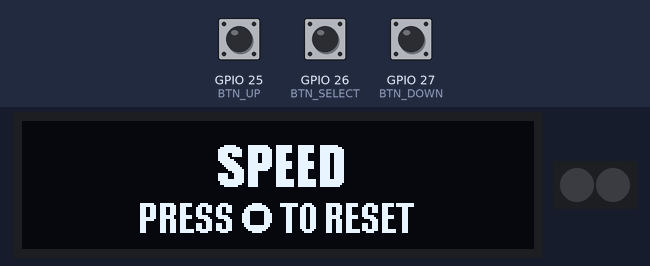
The sketch below on a simulated ESP32. Parts: 256×64 one-colour display, 2 RGB LEDs in strip order, left to right. Inputs (shaded band) come from the test bench; at power-on: GPIO 27 (BTN_DOWN) HIGH, GPIO 25 (BTN_UP) HIGH, GPIO 26 (BTN_SELECT) HIGH. What the sketch prints to the serial monitor is not drawn.

Above: at 8.9 s.
9.0 s: GPIO 27 (BTN_DOWN) pulled LOW for 1 s
At 10.7 s:
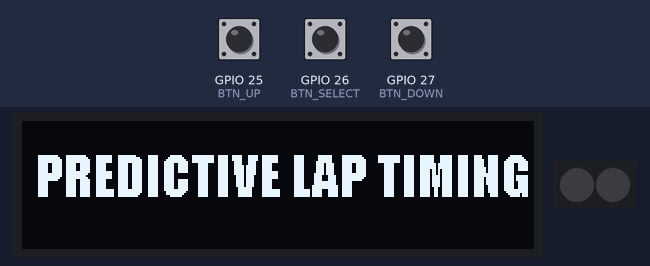
13.0 s: GPIO 25 (BTN_UP) pulled LOW for 0.15 s
At 16.0 s:
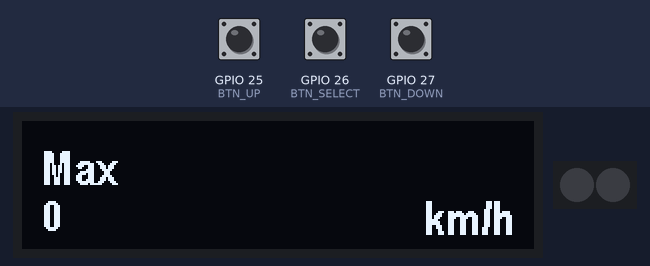
16.1 s: GPIO 27 (BTN_DOWN) pulled LOW for 3.2 s
At 19.7 s:
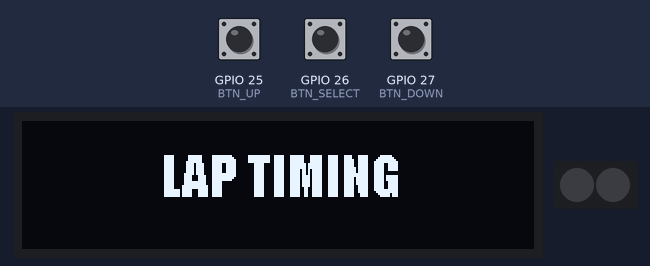
22.3 s: GPIO 27 (BTN_DOWN) pulled LOW for 1 s
At 24.6 s:
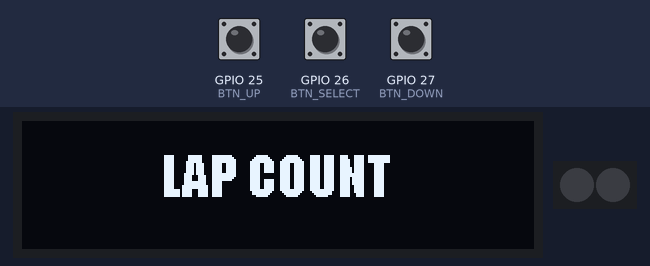
26.3 s: GPIO 27 (BTN_DOWN) pulled LOW for 0.15 s
At 27.6 s:
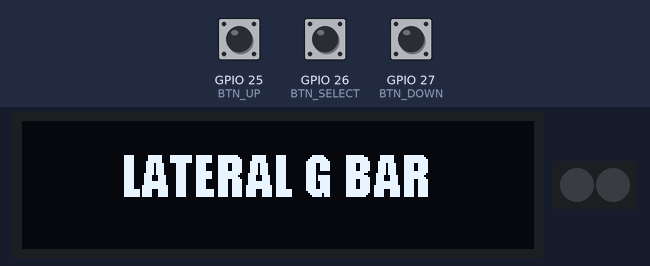
29.4 s: GPIO 27 (BTN_DOWN) pulled LOW for 0.15 s
At 30.5 s:
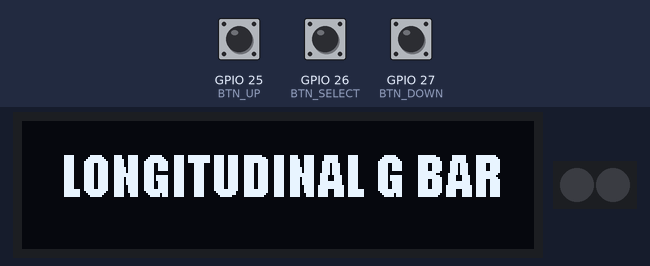
Timing chart, 0 to 32.4 s (numbered marks = the images above; inputs shaded):
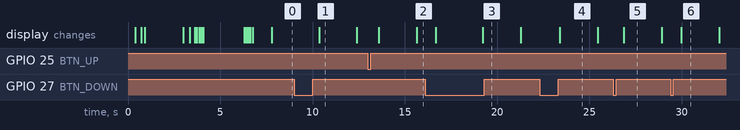

Measured:
- after the input at 9.0 s, the display: changes after 1.4 s (image 1)
- after the input at 13.0 s, the display: first changes after 0.60 s (image 2 shows a later state)
- after the input at 16.1 s, the display: first changes after 0.56 s (image 3 shows a later state)
- after the input at 22.3 s, the display: changes after 1.1 s (image 4)
- after the input at 26.3 s, the display: changes after 0.57 s (image 5)
- after the input at 29.4 s, the display: changes after 0.59 s (image 6)
- what the display in image 1 shows lasts 2.0 s, from 10.4 s to 12.4 s

The sketch:

racelogic-esp32.ino
```cpp
/*

'<'+
truncate([SpeedLocal]) +'\t'+
truncate([MaxSpeedLocal]) +'\t'+
format([CurrentLapTime],'mm\\"ss"\'"fff') + '\t'+
format([CurrentLap],'000') + '\t'+
format([CompletedLaps],'000') + '\t'+
isnull([PersistantTrackerPlugin.AllTimeBestLiveDeltaSeconds],0) +'\t'+
isnull([PersistantTrackerPlugin.AllTimeBestLiveDeltaProgressSeconds],0) +'\t'+
[GameRawData.Physics.PacketId] + '>\n'

 */

/* CONFIG */
#define BTN_DOWN 27
#define BTN_SELECT 26
#define BTN_UP 25
#define LED_PIN 16

#include <Adafruit_NeoPixel.h>
#include <Arduino.h>
#include <U8g2lib.h>

#include "fonts/ArialNB18.h"
#include "fonts/ArialNB8.h"
#include "fonts/impact14.h"
#include "fonts/impact19.h"
#include "fonts/impact20.h"
#include "fonts/impact22.h"
#include "fonts/impact22_1.h"
#include "fonts/impact22_2.h"
#include "fonts/impact36laptime.h"
#include "fonts/impact38.h"
#include "fonts/impact42laptime.h"
#include "fonts/impact42laptimearrow.h"  //horizontal Arrow "}" - vertical Arrow "{"
#include "fonts/impact48laptime.h"
#include "fonts/impact48t33.h"
#include "fonts/impact50.h"
#include "fonts/impact65.h"
#include "fonts/impact68.h"
#include "fonts/impact72.h"
#include "graphics/logo.h"

#ifdef U8X8_HAVE_HW_SPI
#include <SPI.h>
#endif
#ifdef U8X8_HAVE_HW_I2C
#include <Wire.h>
#endif

U8G2_SSD1322_NHD_256X64_F_4W_HW_SPI u8g2(
    U8G2_R0, /* cs=*/5, /* dc=*/13,
    /* reset=*/12);  // Enable U8G2_16BIT in u8g2.h

Adafruit_NeoPixel strip(2, LED_PIN, NEO_GRB);

// datos tal como los recibo por serial
int startIdx;

// Live Speed
char speed[5];
String maxx;
char maxSpeed[5];
int MaxSpeed = 0;
int maxspeeed = 0;

// Lap Time
String lapp;
char laptime[20];

// Lap count
String currentlapcount;
String completedlapscount;
char currentlap[5];
char completedlaps[5];

// Lateral G  -----------------------
String lateralgcount;
char lateralg[20];
float lateralgFloat;
char lateralgL[5];
char lateralgR[5];

// Longitudinal G  -----------------------
String longitudinalgcount;
char longitudinalg[20];
float longitudinalgFloat;
char longitudinalgL[5];
char longitudinalgR[5];

// Lateral G Bar

// Live Delta
char liveDelta[10];
char liveDeltaProgress[10];

// datos convertidos para visualizar
float liveDeltaProgressFloat;
float liveDeltaFloat;
char liveDeltaL[5];
char liveDeltaR[5];

char buff[256];
int bytesReceived;
int retries = 0;
bool newDatagram;

int currentScreen = 0;
bool inMenu = false;
uint8_t current_selection = 0;
bool buttonState = false;

// these variables represents a given screen's state
// for example: state '0' means it should render the screen's title
int s1 = 0, s2 = 0, s3 = 0, s4 = 0, s5 = 0, s6 = 0, s7 = 0, s8 = 0, s9 = 0,
    s10 = 0;

void resetScreenStates() {
    s1 = 0;
    s2 = 0;
    s3 = 0;
    s4 = 0;
    s5 = 0;
    s6 = 0;
    s7 = 0;
    s8 = 0;
    s9 = 0;
    s10 = 0;
}

void setup(void) {
    Serial.begin(115200);
    u8g2.begin(BTN_SELECT,    /* select      */
               BTN_DOWN,      /* next        */
               BTN_UP,        /* prev        */
               U8X8_PIN_NONE, /* up          */
               U8X8_PIN_NONE, /* down        */
               U8X8_PIN_NONE  /* home|cancel */
    );
    u8g2.setContrast(255);
    strip.begin();
    strip.setBrightness(32);
    splashAnimation();
}

void loop(void) {
    u8g2.setFlipMode(1);
    int button = readButtons();
    Serial.println(button);
    switch (button) {
        case 1:
            if (currentScreen < 9) {
                currentScreen = currentScreen + 1;
                delay(500);
            }
            break;
        case 3:
            if (currentScreen > 0) {
                currentScreen = currentScreen - 1;
                delay(500);
            }
            break;
    }
    getDatagram();
    if (newDatagram) parseDatagram();

    if (currentScreen == 0) {
        if (s1 == 0) {
            resetScreenStates();
            s1 = 88;
            livespeed();
        } else {
            renderSpeed();
        }
    }

    else if (currentScreen == 1) {
        if (s2 == 0) {
            resetScreenStates();
            s2 = 88;
            predictivelaptiming();
        } else {
            renderDelta();
            renderLeds();
        }
    }

    else if (currentScreen == 2) {
        if (s3 == 0) {
            resetScreenStates();
            s3 = 88;
            laptimingtext();
        } else {
            lapptime();
        }
    }

    /*
    else if (currentScreen == 3) {
        if(s4==0){
            resetScreenStates();
            s4=88;
            Prelapptimetext();
        } else {
            Prelapptime();
        }
    }
    */

    else if (currentScreen == 4) {
        if (s5 == 0) {
            resetScreenStates();
            s5 = 88;
            lapcounttext();
        } else {
            Lapcount();
        }
    }

    else if (currentScreen == 5) {
        if (s6 == 0) {
            resetScreenStates();
            s6 = 88;
            lateralgbartext();
        } else {
            Lateralgbar();
        }
    }

    else if (currentScreen == 6) {
        if (s7 == 0) {
            resetScreenStates();
            s7 = 88;
            longitudinalgbartext();
        } else {
            Longitudinalgbar();
        }
    }

    else if (currentScreen == 7) {
        if (s8 == 0) {
            resetScreenStates();
            s8 = 88;
            lateralgtext();
        } else {
            Lateralg();
        }
    }

    else if (currentScreen == 8) {
        if (s9 == 0) {
            resetScreenStates();
            s9 = 88;
            longitudinalgtext();
        } else {
            Longitudinalg();
        }
    }
}

int readButtons(void) {
    if (digitalRead(BTN_DOWN) == LOW) {
        return 1;
    }
    if (digitalRead(BTN_SELECT) == LOW) {
        return 2;
    }
    if (digitalRead(BTN_UP) == LOW) {
        return 3;
    }

    return 0;
}

void ledsOff() {
    strip.setPixelColor(0, strip.Color(0, 0, 0));
    strip.setPixelColor(1, strip.Color(0, 0, 0));
    strip.show();
}

void renderLeds() {
    int delta = liveDeltaProgressFloat * 1000;
    int minDelta = 20;
    int maxDelta = 100;
    int v0;
    int v1;

    if (liveDeltaProgressFloat >= 0) {
        v0 = map(delta, minDelta, minDelta + ((maxDelta - minDelta) / 2), 0,
                 255);
        v1 = map(delta, minDelta + ((maxDelta - minDelta) / 2), maxDelta, 0,
                 255);
        if (v0 < 0) v0 = 0;
        if (v1 < 0) v1 = 0;
        if (v0 > 255) v0 = 255;
        if (v1 > 255) v1 = 255;
        strip.setPixelColor(0, strip.Color(v0, 0, 0));
        strip.setPixelColor(1, strip.Color(v1, 0, 0));

        //        Serial.print(v0);
        //        Serial.print(":");
        //        Serial.println(v1);
    } else {
        v0 = map(-delta, minDelta, minDelta + ((maxDelta - minDelta) / 2), 0,
                 255);
        v1 = map(-delta, minDelta + ((maxDelta - minDelta) / 2), maxDelta, 0,
                 255);
        if (v0 < 0) v0 = 0;
        if (v1 < 0) v1 = 0;
        if (v0 > 255) v0 = 255;
        if (v1 > 255) v1 = 255;
        strip.setPixelColor(0, strip.Color(0, v0, 0));
        strip.setPixelColor(1, strip.Color(0, v1, 0));

        // strip.setPixelColor(1, strip.Color(0,v1,0));
        //        Serial.print(-v0);
        //        Serial.print(":");
        //        Serial.println(-v1);
    }
    delay(1);
    strip.show();
    delay(1);
}

void renderDelta() {
    u8g2.clearBuffer();

    // delta text
    u8g2.setFont(impact38);
    int deltaLwidth = u8g2.getUTF8Width(liveDeltaL);
    u8g2.drawStr(120 - (deltaLwidth), 30, liveDeltaL);
    u8g2.drawStr(127, 30, liveDeltaR);
    u8g2.drawBox(120, 24, 6, 6);

    // centerline
    u8g2.drawHLine(0, 33, 255);

    // tick lines
    for (int i = 0; i <= 11; i++) {
        u8g2.drawBox(2 + (i * 25), 35, 2, 5);
    }
    int barWidth;
    //    // delta progress bar
    //    if (liveDeltaProgressFloat >= 0) {
    //        barWidth = liveDeltaProgressFloat * 250; // 1 segundo son 25px
    //        u8g2.drawBox(127,42, barWidth+2, 22);
    //    } else {
    //        barWidth = abs(liveDeltaProgressFloat) * 250; // 1 segundo son
    //        25px u8g2.drawBox(127-barWidth,42, barWidth+2, 22);
    //    }
    // delta bar
    if (liveDeltaFloat >= 0) {
        barWidth = liveDeltaFloat * 25;  // 1 segundo son 25px
        u8g2.drawBox(127, 42, barWidth + 2, 22);
    } else {
        barWidth = abs(liveDeltaFloat) * 25;  // 1 segundo son 25px
        u8g2.drawBox(127 - barWidth, 42, barWidth + 2, 22);
    }
    // u8g2.drawBox(128,42,25,22);
    u8g2.sendBuffer();
}

void renderSpeed() {
    if (MaxSpeed < atoi(speed)) {
        MaxSpeed = atoi(speed);
    }
    if (digitalRead(BTN_SELECT) == LOW) {
        MaxSpeed = 0;
    }
    maxx = String(MaxSpeed);
    u8g2.clearBuffer();
    // SPEED
    u8g2.setFont(impact72);
    int width = u8g2.getUTF8Width(speed);
    int posx = 190 - width;
    u8g2.drawStr(posx, 64 - 0, speed);
    // KMH
    u8g2.setFont(ArialNB18);
    u8g2.drawStr(201, 64 - 7, "km/h");
    // max speed
    u8g2.setFont(ArialNB18);
    u8g2.drawStr(10, 32, "Max");
    u8g2.setFont(impact19);
    u8g2.drawStr(10, 55, maxx.c_str());
    u8g2.sendBuffer();
}

void lapptime() {
    lapp = String(laptime);

    u8g2.clearBuffer();
    u8g2.setFont(impact42laptime);
    // u8g2.drawStr(5, 60, lapp.c_str());  //impact48laptime
    // u8g2.drawStr(30, 54, lapp.c_str());  //impact36laptime
    u8g2.drawStr(18, 57, lapp.c_str());  // impact42laptime
    u8g2.setFont(impact19);
    // u8g2.drawStr(201, 25, "Best");
    // u8g2.drawStr(215, 40, "+");
    // u8g2.drawStr(230, 60, liveDelta);
    u8g2.sendBuffer();
}

float rnd(float number) {
    float value = (int)(number * 100 + .5);
    return (float)value / 100;
}

void getDatagram() {
    if (Serial.available() <= 0) {
        newDatagram = false;
        return;
    }
    memset(buff, 0, sizeof buff);
    bytesReceived = Serial.readBytesUntil('\n', buff, 255);
    // Serial.println(buff);
    buff[bytesReceived] = '\0';

    startIdx = -1;
    for (int i = 0; i < bytesReceived; i++) {
        if (buff[i] == '<') {
            startIdx = i;
        }
    }
    if (startIdx == -1) {
        newDatagram = false;
        return;
    }
    newDatagram = true;
    if (startIdx > 0) {
        memmove(buff, buff + startIdx, 256 - startIdx);
    }
    if (startIdx > 0) {
        //        Serial.print("startIdx:");
        //        Serial.print(startIdx);
        //        Serial.print(" buffer: ");
        //        Serial.println(buff);
    }
}

void predictivelaptiming() {  /// delta

    u8g2.clearBuffer();
    u8g2.setFont(impact20);
    u8g2.drawStr(7, 38, "PREDICTIVE LAP TIMING");
    u8g2.sendBuffer();
    delay(2000);
}

void livespeed() {
    u8g2.clearBuffer();
    u8g2.setFont(impact20);
    u8g2.drawStr(98, 33, "SPEED");
    u8g2.setFont(impact14);
    u8g2.drawStr(58, 56, "PRESS Q TO RESET");
    u8g2.sendBuffer();
    delay(2000);
}

void laptimingtext() {  // Laptime menu text
    u8g2.clearBuffer();
    u8g2.setFont(impact20);
    u8g2.drawStr(70, 38, "LAP TIMING");
    u8g2.sendBuffer();
    delay(2000);
}

void lapcounttext() {
    u8g2.clearBuffer();
    u8g2.setFont(impact20);
    u8g2.drawStr(70, 38, "LAP COUNT");
    u8g2.sendBuffer();
    delay(2000);
}

void lateralgbartext() {
    u8g2.clearBuffer();
    u8g2.setFont(impact20);
    u8g2.drawStr(50, 38, "LATERAL G BAR");
    u8g2.sendBuffer();
    delay(2000);
}

void longitudinalgbartext() {
    u8g2.clearBuffer();
    u8g2.setFont(impact20);
    u8g2.drawStr(20, 38, "LONGITUDINAL G BAR");
    u8g2.sendBuffer();
    delay(2000);
}

void Prelapptimetext() {
    u8g2.clearBuffer();
    u8g2.setFont(impact20);
    u8g2.drawStr(10, 38, "PREDICTIVE LAP TIMING");
    u8g2.sendBuffer();
    delay(2000);
}

void Lapcount() {
    currentlapcount = String(currentlap);
    completedlapscount = String(completedlaps);

    u8g2.clearBuffer();
    u8g2.setFont(impact14);
    u8g2.drawStr(23, 19, "TOTAL LAPS");
    u8g2.drawStr(147, 19, "CURRENT LAP");
    u8g2.setFont(impact36laptime);
    u8g2.drawStr(27, 64, completedlapscount.c_str());
    u8g2.setFont(impact36laptime);
    u8g2.drawStr(156, 64, currentlapcount.c_str());
    u8g2.drawHLine(0, 22, 255);
    u8g2.drawVLine(129, 0, 64);
    u8g2.sendBuffer();
}

void lateralgtext() {
    u8g2.clearBuffer();
    u8g2.setFont(impact20);
    u8g2.drawStr(77, 33, "LATERAL G");
    u8g2.setFont(impact14);
    u8g2.drawStr(58, 56, "PRESS Q TO RESET");
    u8g2.sendBuffer();
    delay(2000);
    s5 = 88;
}

void Lateralg() {
    u8g2.clearBuffer();
    u8g2.setFont(impact42laptimearrow);
    int wwidth = u8g2.getUTF8Width(lateralgL);
    u8g2.drawStr(75 - (wwidth), 58, lateralgL);
    u8g2.drawStr(85, 58, lateralgR);
    u8g2.drawStr(75, 58, ".");
    u8g2.drawStr(150, 58, "g");
    u8g2.drawStr(200, 62, "}");
    u8g2.setFont(ArialNB18);
    u8g2.drawStr(205, 25, "Max");
    // u8g2.drawHLine(215,34,20);  //Horizontal line (start, height, distance)
    u8g2.sendBuffer();
}

void Lateralgbar() {
    u8g2.clearBuffer();
    u8g2.setFont(impact22_1);
    int wwidth = u8g2.getUTF8Width(lateralgL);
    u8g2.drawStr(190 - (wwidth), 27, lateralgL);
    u8g2.drawStr(200, 27, lateralgR);
    u8g2.setFont(impact22_2);
    u8g2.drawStr(10, 27, "Lat G");
    u8g2.drawStr(237, 27, "G");
    u8g2.drawStr(193, 27, ".");
    u8g2.setFont(ArialNB8);
    // scale 2.5G
    u8g2.drawStr(18, 40, "-2.0");
    u8g2.drawStr(69, 40, "-1.0");
    u8g2.drawStr(121, 40, "0.0");
    u8g2.drawStr(167, 40, "+1.0");
    u8g2.drawStr(216, 40, "+2.0");

    u8g2.drawHLine(0, 42, 255);

    // tick lines
    for (int i = 0; i <= 11; i++) {
        u8g2.drawBox(2 + (i * 25), 45, 1, 3);
        u8g2.drawBox(27 + (i * 50), 45, 1, 6);
    }
    int barWidth;

    if (lateralgFloat >= 0) {
        barWidth = lateralgFloat * 50;  // 1 G son 50px
        u8g2.drawBox(127, 50, barWidth + 2, 13);
    } else {
        barWidth = abs(lateralgFloat) * 50;  // 1 G son 50px
        u8g2.drawBox(127 - barWidth, 50, barWidth + 2, 13);
    }
    // u8g2.drawBox(128,42,25,22);
    u8g2.sendBuffer();
}

void longitudinalgtext() {
    u8g2.clearBuffer();
    u8g2.setFont(impact20);
    u8g2.drawStr(45, 33, "LONGITUDINAL G");
    u8g2.setFont(impact14);
    u8g2.drawStr(58, 56, "PRESS Q TO RESET");
    u8g2.sendBuffer();
    delay(2000);
}

void Longitudinalg() {
    float longitudinalgf = rnd((float)atof(longitudinalg));
    longitudinalgcount = String(longitudinalg);
    u8g2.clearBuffer();
    u8g2.setFont(impact42laptimearrow);
    int wwidth = u8g2.getUTF8Width(longitudinalgL);
    u8g2.drawStr(75 - (wwidth), 58, longitudinalgL);
    u8g2.drawStr(85, 58, longitudinalgR);
    u8g2.drawStr(75, 58, ".");
    u8g2.drawStr(150, 58, "g");
    u8g2.drawStr(185, 58, "{");
    u8g2.setFont(ArialNB18);
    u8g2.drawStr(205, 25, "Max");
    u8g2.sendBuffer();
}

void Longitudinalgbar() {
    u8g2.clearBuffer();
    u8g2.setFont(impact22_1);
    int wwidth = u8g2.getUTF8Width(longitudinalgL);
    u8g2.drawStr(190 - (wwidth), 27, longitudinalgL);
    u8g2.drawStr(197, 27, longitudinalgR);
    u8g2.setFont(impact22_2);
    u8g2.drawStr(10, 27, "Lng G");
    u8g2.drawStr(237, 27, "G");
    u8g2.drawStr(193, 27, ".");
    u8g2.setFont(ArialNB8);
    // scale 2.5G
    u8g2.drawStr(18, 40, "-2.0");
    u8g2.drawStr(69, 40, "-1.0");
    u8g2.drawStr(121, 40, "0.0");
    u8g2.drawStr(167, 40, "+1.0");
    u8g2.drawStr(216, 40, "+2.0");

    u8g2.drawHLine(0, 42, 255);

    // tick lines
    for (int i = 0; i <= 11; i++) {
        u8g2.drawBox(2 + (i * 25), 45, 1, 3);
        u8g2.drawBox(27 + (i * 50), 45, 1, 6);
    }
    int barWidth;

    if (longitudinalgFloat >= 0) {
        barWidth = longitudinalgFloat * 50;  // 1 G son 50px
        u8g2.drawBox(127, 50, barWidth + 2, 13);
    } else {
        barWidth = abs(longitudinalgFloat) * 50;  // 1 G son 50px
        u8g2.drawBox(127 - barWidth, 50, barWidth + 2, 13);
    }
    // u8g2.drawBox(128,42,25,22);
    u8g2.sendBuffer();
}

void parseDatagram() {
    char *idx;
    idx = strtok(buff, "\t");
    if (idx != NULL) strcpy(speed, idx + 1);
    idx = strtok(NULL, "\t");
    if (idx != NULL) strcpy(maxSpeed, idx);
    idx = strtok(NULL, "\t");
    if (idx != NULL) strcpy(laptime, idx);
    idx = strtok(NULL, "\t");
    if (idx != NULL) strcpy(currentlap, idx);
    idx = strtok(NULL, "\t");
    if (idx != NULL) strcpy(completedlaps, idx);
    idx = strtok(NULL, "\t");
    if (idx != NULL) strcpy(lateralg, idx);
    idx = strtok(NULL, "\t");
    if (idx != NULL) strcpy(longitudinalg, idx);
    idx = strtok(NULL, "\t");
    if (idx != NULL) strcpy(liveDelta, idx);
    idx = strtok(NULL, "\t");
    if (idx != NULL) strcpy(liveDeltaProgress, idx);

    liveDeltaProgressFloat = atof(liveDeltaProgress);

    // convertir el delta a float redondearlo y volverlo a char[]
    liveDeltaFloat = rnd((float)atof(liveDelta));
    sprintf(liveDelta, "%.2f", liveDeltaFloat);

    // agregar + al delta si es positivo
    if (liveDelta[0] != '-') {
        memmove(liveDelta + 1, liveDelta, 9);
        liveDelta[0] = '+';
    }

    // extraer el entero
    idx = strtok(liveDelta, ".");
    strcpy(liveDeltaL, idx);

    // extraer el decimal
    idx = strtok(NULL, ".");
    strcpy(liveDeltaR, idx);
    liveDeltaR[2] = 0;
    // reconstruir liveDelta que fue destruido por strtok
    sprintf(liveDelta, "%2.f", liveDeltaFloat);

    // convertir el delta a float redondearlo y volverlo a char[]
    lateralgFloat = rnd((float)atof(lateralg));
    sprintf(lateralg, "%.2f", lateralgFloat);
    // agregar + al delta si es positivo
    if (lateralg[0] != '-') {
        memmove(lateralg + 1, lateralg, 9);
        lateralg[0] = '+';
    }
    // extraer el entero
    idx = strtok(lateralg, ".");
    strcpy(lateralgL, idx);
    // extraer el decimal
    idx = strtok(NULL, ".");
    strcpy(lateralgR, idx);
    lateralgR[2] = 0;
    // reconstruir liveDelta que fue destruido por strtok
    sprintf(lateralg, "%2.f", lateralgFloat);

    // convertir el delta a float redondearlo y volverlo a char[]
    longitudinalgFloat = rnd((float)atof(longitudinalg));
    sprintf(longitudinalg, "%.2f", longitudinalgFloat);
    // agregar + al delta si es positivo
    if (longitudinalg[0] != '-') {
        memmove(longitudinalg + 1, longitudinalg, 9);
        longitudinalg[0] = '+';
    }
    // extraer el entero
    idx = strtok(longitudinalg, ".");
    strcpy(longitudinalgL, idx);
    // extraer el decimal
    idx = strtok(NULL, ".");
    strcpy(longitudinalgR, idx);
    longitudinalgR[2] = 0;
    // reconstruir liveDelta que fue destruido por strtok
    sprintf(longitudinalg, "%2.f", longitudinalgFloat);

    if (startIdx <= 0) return;
    //    Serial.print("\t|speed:");
    //    Serial.print(speed);
    //    Serial.print(" maxSpeed:");
    //    Serial.print(maxSpeed);
    //    Serial.print(" laptime:");
    //    Serial.print(laptime);
    //    Serial.print(" liveDelta:");
    //    Serial.print(liveDelta);
    //    Serial.print(" liveDeltaProgress:");
    //    Serial.print(liveDeltaProgress);
    //    Serial.println();
}
```

Source omitted: animation.ino (4406 bytes), ArialNB18.h (15136 bytes), ArialNB8.h (7802 bytes), impact14.h (4374 bytes), impact19.h (9509 bytes), impact20.h (6174 bytes), impact22.h (6569 bytes), impact22_1.h (6531 bytes), impact22_2.h (6531 bytes), impact36laptime.h (24405 bytes), impact38.h (2163 bytes), impact42laptime.h (28543 bytes) and 24 more
